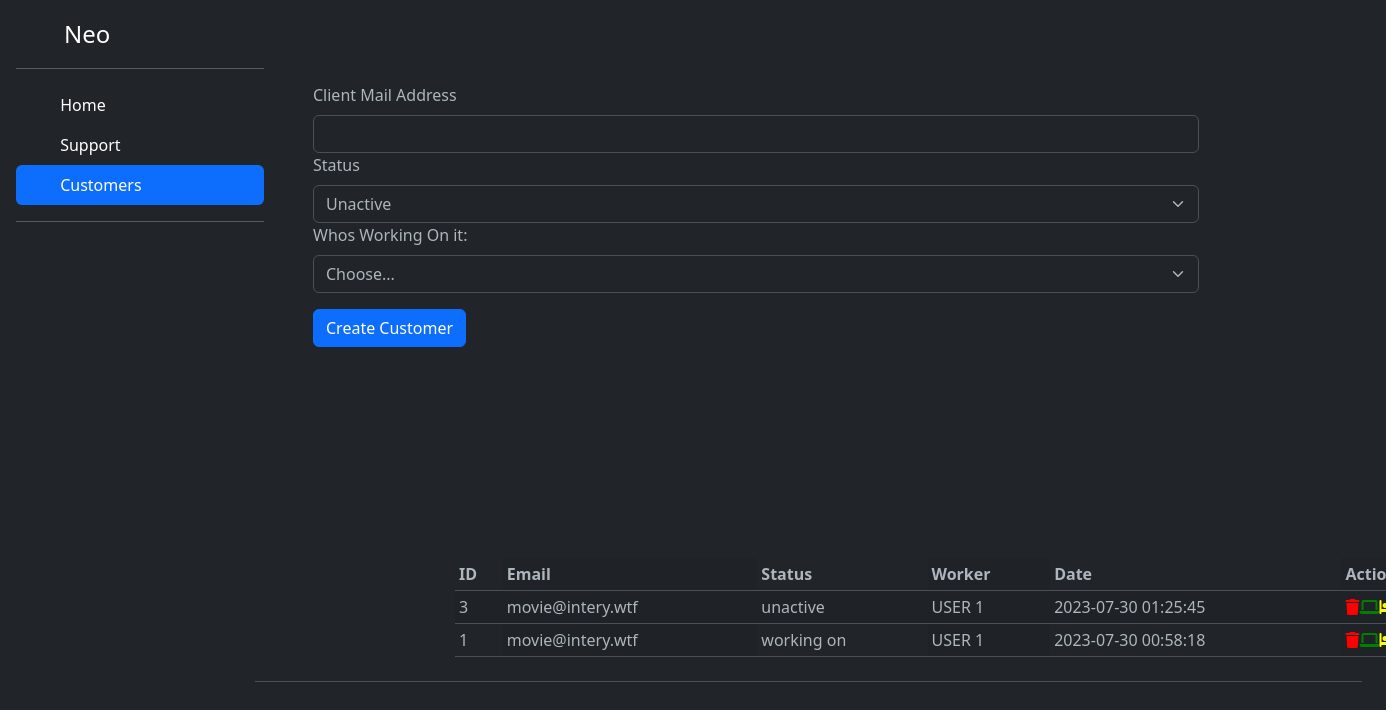
The app's page /admin/customers.php (signed in) with its own data.
### tables this page shows
CREATE TABLE `customers` (
  `id` int(11) NOT NULL,
  `clientmail` text NOT NULL,
  `status` text NOT NULL,
  `worker` text NOT NULL,
  `timest` datetime NOT NULL
);

### admin/customers.php (the view, shortened to what this page needs)
<?php
include 'includes/config.php';
if(isset($_SESSION['user'])){
?>
<!DOCTYPE html>
<html lang="en">
<head>
    <link href="https://cdn.jsdelivr.net/npm/bootstrap@5.3.0-alpha3/dist/css/bootstrap.min.css" rel="stylesheet">
    <link rel="stylesheet" href="assets/css/style.css">
</head>
<body data-bs-theme="dark">
    <div class="d-flex flex-column flex-shrink-0 p-3 text-bg-dark" style="width: 280px;">
        <a href="/" class="d-flex align-items-center mb-3 mb-md-0 me-md-auto text-white text-decoration-none">
          <svg class="bi pe-none me-2" width="40" height="32"><use xlink:href="#bootstrap"></use></svg>
          <span class="fs-4">Neo</span>
        </a>
        <hr>
        <ul class="nav nav-pills flex-column mb-auto">
          <li class="nav-item">
            <a href="dashboard" class="nav-link text-white" aria-current="page">
              <svg class="bi pe-none me-2" width="16" height="16"><use xlink:href="#home"></use></svg>
              Home
            </a>
          </li>
          <li>
            <a href="support" class="nav-link text-white">
              <svg class="bi pe-none me-2" width="16" height="16"><use xlink:href="#speedometer2"></use></svg>
              Support
            </a>
          </li>
          <li>
            <a href="customers" class="nav-link active">
              <svg class="bi pe-none me-2" width="16" height="16"><use xlink:href="#people-circle"></use></svg>
              Customers
            </a>
          </li>
        </ul>
        <hr>
      </div>
      <br>
      <main class="col-md-9 ms-sm-auto col-lg-10 px-md-4">
        <div class="create-panel">
            <form method="POST">
                <div class="mb-3">
                  <label for="exampleInputEmail1" class="form-label">Client Mail Address</label>
                  <input type="email" name="clientmail" class="form-control" id="exampleInputEmail1" aria-describedby="emailHelp">
                  <label for="exampleInputEmail1" class="form-label">Status</label>
                  <select name="status" class="form-select" id="inputGroupSelect01">
                    <option selected value="unactive">Unactive</option>
                  </select>
                  <label for="exampleInputEmail1" class="form-label">Whos Working On it:</label>
                  <select name="working" class="form-select" id="inputGroupSelect01">
                    <option selected>Choose...</option>
                  </select>
                </div>
                <button type="submit" name="submit" class="btn btn-primary">Create Customer</button>
              </form>
        </div>
        <div class="d-flex justify-content-between flex-wrap flex-md-nowrap align-items-center pt-3 pb-2 mb-3 border-bottom">
            <div class="table-responsive">
              <table class="table table-striped table-striped-columns table-sm">
                <thead>
                  <tr>
                    <th scope="col">ID</th>
                    <th scope="col">Email</th>
                    <th scope="col">Status</th>
                    <th scope="col">Worker</th>
                    <th scope="col">Date</th>
                    <th scope="col">Action</th>
                  </tr>
                </thead>
                <tbody>
                  <?php
                  $sql = "SELECT * FROM customers ORDER BY id DESC";
                  $result = mysqli_query($conn, $sql);
                  if(mysqli_num_rows($result) > 0){
                    while($row = mysqli_fetch_assoc($result)){?>
                  <tr>
                    <td><?php echo $row['id']; ?></td>
                    <td><?php echo $row['clientmail']; ?></td>
                    <td><?php echo $row['status']; ?></td>
                    <td><?php echo $row['worker']; ?></td>
                    <td><?php echo $row['timest']; ?></td>
                    <td><a style="color:red;" href="delete.php?id=<?php echo $row['id']; ?>"><i title="delete" class="fa-solid fa-trash"></i></a><a href="workingon.php?id=<?php echo $row['id']; ?>" style="color:green;"><i title="change to Working On" class="fa-solid fa-laptop"></i></a><a href="unactive.php?id=<?php echo $row['id']; ?>" style="color:yellow;"><i title="change to Unactive" class="fa-solid fa-bed"></i></a></td>
                  </tr>
                  <?php }
                  }
                  ?>
                </tbody>
              </table>
            </div>
        </div>
    </main>
</body>
</html>
<?php
}else{
  header("Location: index");
}
?>

### admin/assets/css/style.css (style rules this page uses)
form { width:80%; position:relative; left:58px; top:55px; }
.table-responsive { position:relative; left:200px; width:1000px; }
.create-panel { position:relative; bottom:250px; }

### records on screen
customers: id "3", clientmail "movie@intery.wtf", status "unactive", worker "USER 1", timest "2023-07-30 01:25:45"
customers: id "1", clientmail "movie@intery.wtf", status "working on", worker "USER 1", timest "2023-07-30 00:58:18"
